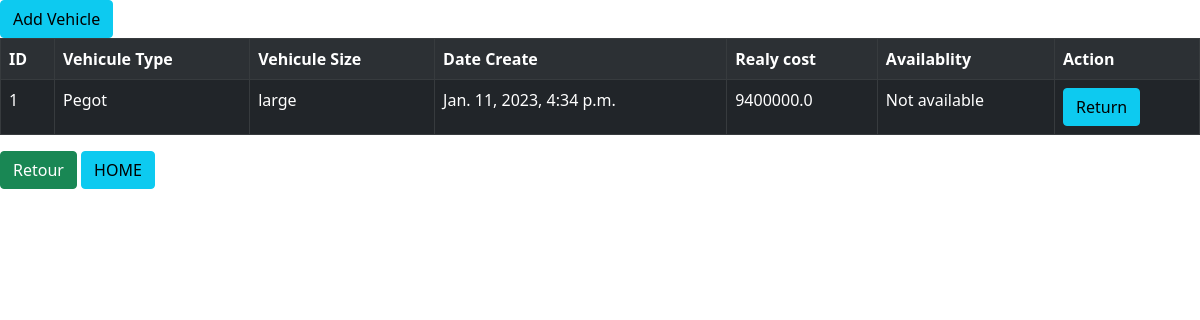
The page /rent/vehicule/1 on the database its author committed.
### rent/models.py (models this page shows, shortened)
class Vehicule(models.Model):
    vehicule_type = models.ForeignKey(VehiculeType, related_name="Type", on_delete=models.CASCADE)
    date_created = models.DateTimeField(auto_now_add=True)
    real_cost = models.FloatField()
    vehicule_size = models.ForeignKey(VehiculeSize, related_name="Size", on_delete=models.CASCADE)

class VehiculeType(models.Model):
    name = models.CharField(max_length=50)
    def __str__(self):
        return self.name

class VehiculeSize(models.Model):
    name = models.CharField(max_length=50)
    def __str__(self):
        return self.name

### rent/views.py (the view)
# urls.py: path('rent/vehicule/', views.vehiculelist, name="vehiculelist" ),
def vehiculelist(request, id=0):
    if id == 0:
        vehicule = Vehicule.objects.all()
        page = Paginator(vehicule, 4)
        pge = request.GET.get('page')
        cust = page.get_page(pge)
        var = 0
        return render(request, 'rent/vehiculelist.html', {'models': cust, 'len': var})
    else:
        vehicule = Vehicule.objects.filter(id=id)
        rent = Rental.objects.filter(vehicule_id=id)
        if len(rent) != 0:
            v = 1
        else:
            v = 0
        var = 1
        return render(request, 'rent/vehiculelist.html', {'models': vehicule, 'len': var, 'av': v})

### rent/templates/rent/vehiculelist.html (shortened to what this page needs)
{% extends 'rent/home.html' %}
{% block content %}
<a href=" {% url 'addVehicule' %} "><button class=" btn btn-info">Add Vehicle</button></a>
<table class = "table table-striped table-dark table-bordered">
    <tr>
        <th>ID</th>
        <th>Vehicule Type</th>
        <th>Vehicule Size</th>
        {% if len == 1 %}
            <th>Date Create</th>
            <th>Realy cost</th>
            <th>Availablity</th>
            {% if av == 1 %}<th>Action</th>{% endif %}
        {% endif %}
    </tr>
    {% for model in models %}
    <tr>
        <td> {{model.id}} </td>
        <td>{{model.vehicule_type}} </td>
        <td>{{model.vehicule_size}}</td>
        {% if len == 1 %}
            <td> {{model.date_created}} </td>
            <td> {{model.real_cost}} </td>
            <td> {% if av == 0 %} available {% endif %}{% if av == 1 %} Not available{% endif %} </td>
        {% if av == 1 %} <td> <a href="{% url 'returnVehicule' model.id %}"><button class="btn btn-info">Return</button></a> </td> {% endif %}
        {%endif%}
     </tr>
    {% endfor %}
</table>
{% if len == 1 %}
            <a href="{% url 'vehiculelist' %}"><button class = "btn btn-success">Retour</button></a>
{%endif%}
<a href="{% url 'home0' %}"><button class="btn btn-info">HOME</button></a>
{% endblock content %}

### rows shown on the page
Vehicule: id "1", vehicule_type "Pegot", vehicule_size "large", date_created "Jan. 11, 2023, 4:34 p.m.", real_cost "9400000.0"
